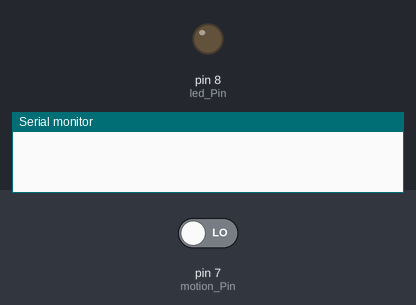
The sketch below on a simulated Arduino Uno, built with avr-gcc and run on an emulated ATmega328P. Parts: output pins drawn as LEDs (lit = HIGH), the last lines printed to the serial monitor. Inputs (shaded band) come from the test bench; at power-on: pin 7 (motion_Pin) LOW.

Above: at 1.2 s.
1.3 s: pin 7 (motion_Pin) driven HIGH
At 2.3 s:
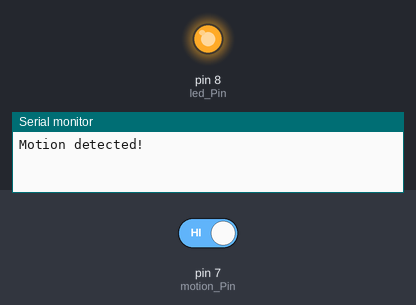
2.8 s: pin 7 (motion_Pin) driven LOW
At 3.5 s:
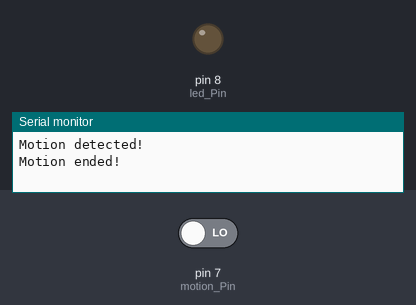
Timing chart, 0 to 5.8 s (numbered marks = the images above; inputs shaded):
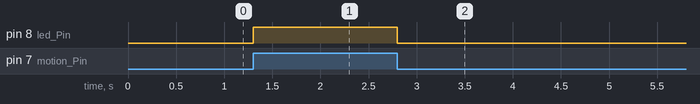

The sketch:

motionDetect.ino
```cpp
///////////////////////////////
//  Definitions

const int led_Pin = 8;
const int motion_Pin = 7;
int pirState = LOW;
int value = 0;

///////////////////////////////
//  Code

void setup() {
  pinMode(led_Pin, OUTPUT);
  pinMode(motion_Pin, INPUT);

  Serial.begin(9600);
}

void loop() {
  value = digitalRead(motion_Pin);
  if (value == HIGH) {
    digitalWrite(led_Pin, HIGH);
    if (pirState == LOW) {
      Serial.println("Motion detected!");
      pirState = HIGH;
    }
  } else {
    digitalWrite(led_Pin, LOW);
    if (pirState == HIGH) {
      Serial.println("Motion ended!");
      pirState = LOW;
    }
  }
}
```

Measured:
- after the input at 1.3 s, pin 8 (led_Pin): LOW → HIGH at once
- after the input at 2.8 s, pin 8 (led_Pin): HIGH → LOW at once
